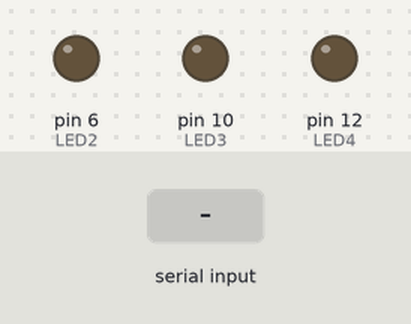
A sketch run on a simulated Arduino Uno, built with avr-gcc and run on an emulated ATmega328P. On the bench: output pins drawn as LEDs (lit = HIGH). The inputs (shaded band) are chosen by the test bench.

Above: at 1.2 s.
1.3 s: "2" received over the second serial link
At 1.8 s:
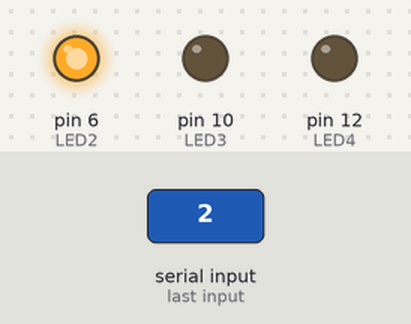
2.8 s: "3" received over the second serial link
At 4.0 s:
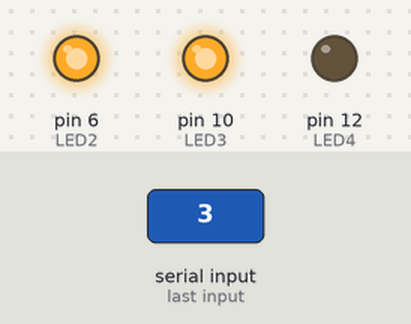
4.3 s: "4" received over the second serial link
At 5.3 s:
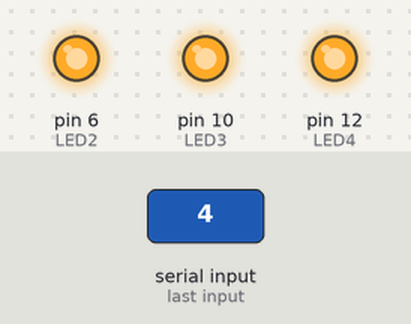
5.8 s: "6" received over the second serial link
At 6.5 s:
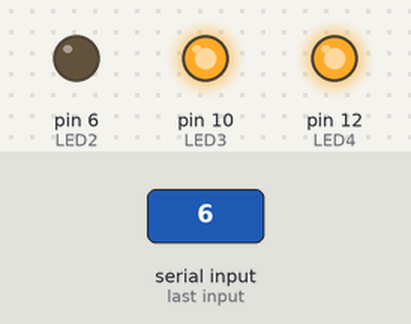
7.3 s: "7" received over the second serial link
At 7.6 s:
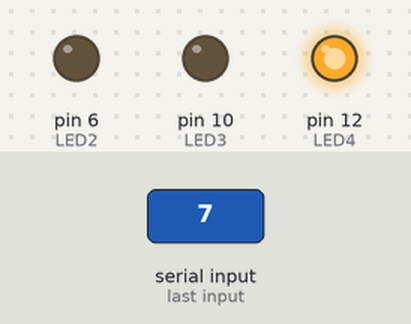
8.8 s: "8" received over the second serial link
At 9.9 s:
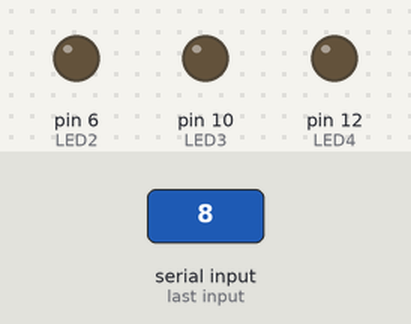
Timing chart, 0 to 11.3 s (numbered marks = the images above; inputs shaded):
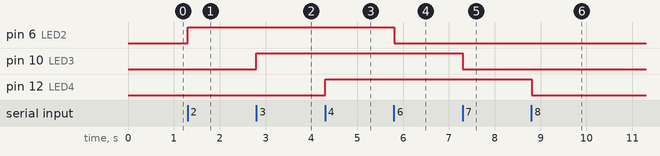

Measured:
- after the input at 1.3 s, pin 6 (LED2): LOW → HIGH at once
- after the input at 2.8 s, pin 10 (LED3): LOW → HIGH at once
- after the input at 4.3 s, pin 12 (LED4): LOW → HIGH at once
- after the input at 5.8 s, pin 6 (LED2): HIGH → LOW at once
- after the input at 7.3 s, pin 10 (LED3): HIGH → LOW at once
- after the input at 8.8 s, pin 12 (LED4): HIGH → LOW at once

The sketch:

LED.ino
```cpp
#include <SoftwareSerial.h>
SoftwareSerial XBee(2, 3); // RX, TX

char buffer;
//define constants
#define LED1 0
#define LED2 6
#define LED3 10
#define LED4 12

void setup() {
  XBee.begin(9600);
  Serial.begin(9600);
  pinMode(LED1, OUTPUT);
  pinMode(LED2, OUTPUT);
  pinMode(LED3, OUTPUT);
  pinMode(LED4, OUTPUT);
//inilitialization
  digitalWrite(LED1, LOW);
  digitalWrite(LED2, LOW);
  digitalWrite(LED3, LOW);
  digitalWrite(LED4, LOW);
}

void loop() {
  while(XBee.available()){
    buffer = XBee.read();
    //delay time for serialport to read data
    delay(3);
    if (buffer == '1'){
      digitalWrite(LED1, HIGH);
      XBee.println("LED1 is on");
      continue;
    }
    else if (buffer == '2'){
      digitalWrite(LED2, HIGH);
      XBee.println("LED2 is on");
      continue;
    }
    else if (buffer == '3'){
      digitalWrite(LED3, HIGH);
      XBee.println("LED3 is on");
      continue;
    }
    else if (buffer == '4'){
      digitalWrite(LED4, HIGH);
      XBee.println("LED4 is on");
      continue;
    }
    else if (buffer == '5'){
      digitalWrite(LED1, LOW);
      XBee.println("LED1 is off");
      continue;
    }
    else if (buffer == '6'){
      digitalWrite(LED2, LOW);
      XBee.println("LED2 is off");
      continue;
    }
    else if (buffer == '7'){
      digitalWrite(LED3, LOW);
      XBee.println("LED3 is off");
      continue;
    }
    else if (buffer == '8'){
      digitalWrite(LED4, LOW);
      XBee.println("LED4 is off");
      continue;
    }
    else if (buffer == 'o'){
      digitalWrite(LED1, HIGH);
      digitalWrite(LED2, HIGH);
      digitalWrite(LED3, HIGH);
      digitalWrite(LED4, HIGH);
      XBee.println("LED1 is on");
      XBee.println("LED2 is on");
      XBee.println("LED3 is on");
      XBee.println("LED4 is on");
      continue;
    }
    else if (buffer == 'f'){
      digitalWrite(LED1, LOW);
      digitalWrite(LED2, LOW);
      digitalWrite(LED3, LOW);
      digitalWrite(LED4, LOW);
      XBee.println("LED1 is off");
      XBee.println("LED2 is off");
      XBee.println("LED3 is off");
      XBee.println("LED4 is off");
      continue;
    }

}
}
```
